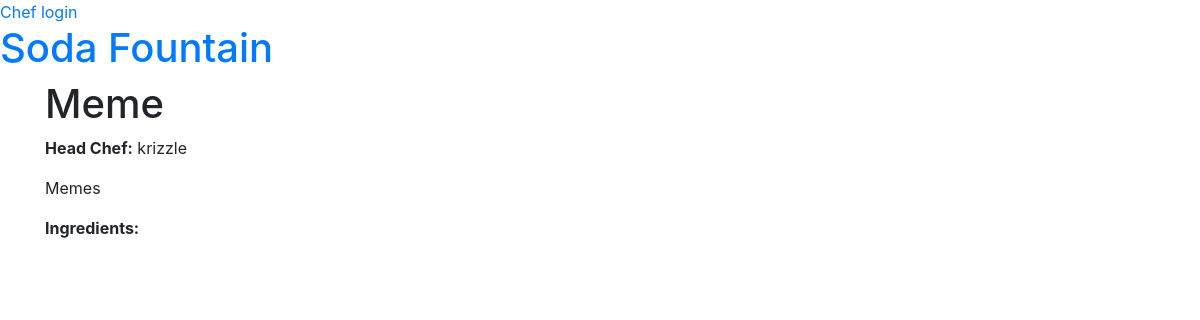
/dish/1/, run on an earlier commit of the app's database.
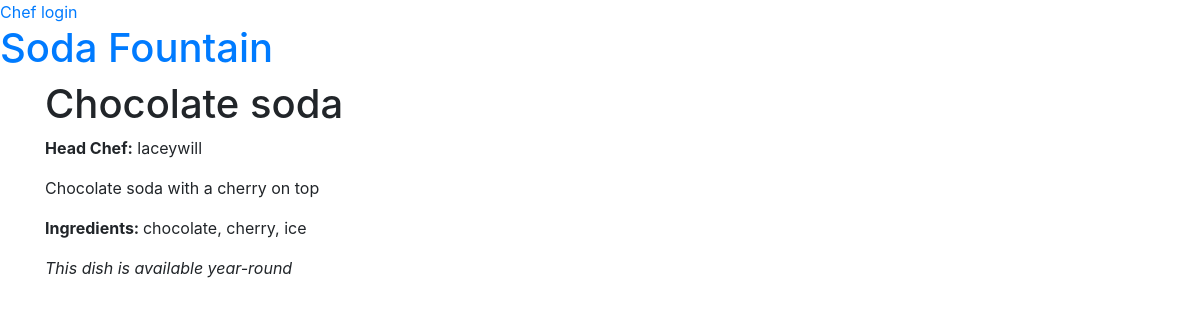
And on a later commit of the database.
### menu/models.py (models this page shows, shortened)
class Dish(models.Model):
    chef = models.ForeignKey('auth.User', models.CASCADE)
    ingredients = models.ManyToManyField('Ingredient', related_name='ingredients')
    created_date = models.DateField(default=datetime.date.today)
    name = models.CharField(max_length=200)
    description = models.TextField()
    standard = models.BooleanField(default=False)

class Ingredient(models.Model):
    name = models.CharField(max_length=200)
    def __str__(self):
        return self.name

### menu/views.py (the view)
# urls.py: path('dish/<int:dish_pk>/', views.detail_dish, name='detail_dish'),
def detail_dish(request, dish_pk):
    dish = get_object_or_404(Dish, id=dish_pk)
    return render(request, 'menu/detail_dish.html', {'dish': dish})

### menu/templates/menu/detail_dish.html (shortened to what this page needs)
{% extends 'menu/base.html' %}
{% block content %}
    <h1>{{ dish.name }}</h1>
    <p><strong>Head Chef:</strong> {{ dish.chef }}</p>
    <p>{{ dish.description }}</p>
    <p><strong>Ingredients: </strong>{{ dish.ingredients.all|join:", " }}</p>
    {% if dish.standard %}
        <p><em>This dish is available year-round</em></p>
    {% endif %}
{% endblock %}

### menu/templates/menu/base.html (shortened to what this page needs)
<!DOCTYPE html>
<html lang="en">
    <head>
        <link rel="stylesheet" href="https://stackpath.bootstrapcdn.com/bootstrap/4.2.1/css/bootstrap.min.css">
    </head>
    <body>
        <div class="page-header">
            {% if user.is_authenticated %}
                Hello chef!
                <a href="{% url 'menu:logout' %}" class="top-menu">Logout</a>
                <a href="{% url 'menu:create_menu' %}" class="top-menu">Create menu</a>
                <a href="{% url 'menu:create_dish' %}" class="top-menu">Create dish</a>
                <a href="{% url 'menu:create_ingredient' %}" class="top-menu">Create ingredient</a>
                <a href="{% url 'menu:list_ingredients' %}" class="top-menu">List ingredients</a>
            {% else %}
                <a href="{% url 'menu:login' %}">Chef login</a>
            {% endif %}
            <h1><a href="/">Soda Fountain</a></h1>
        </div>
        <div class="content container">
            <div class="row">
                <div class="col-md-8">
                    <div class="post">
                        {% block content %}
                        {% endblock %}
                    </div>
                </div>
            </div>
        </div>
    </body>
</html>

What changed in the data, as far as the page shows it:
changed Dish: name "Meme" → "Chocolate soda"; chef "krizzle" → "laceywill"; description "Memes" → "Chocolate soda with a cherry on top"; ingredients.all (not shown) → "chocolate, cherry, ice"; standard False → True (drawn)
Also different on the page:
text now shown: "This dish is available year-round"
